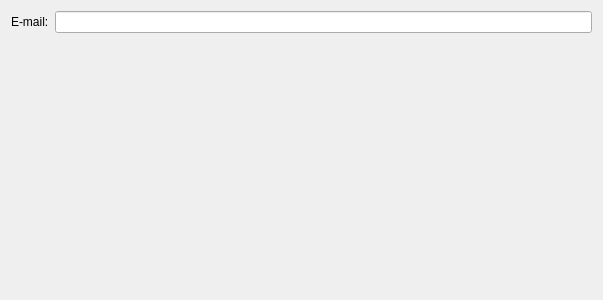
<?xml version="1.0" encoding="UTF-8"?>
<ui version="4.0">
 <class>ResetPasswordWidget</class>
 <widget class="QWidget" name="ResetPasswordWidget">
  <property name="geometry">
   <rect>
    <x>0</x>
    <y>0</y>
    <width>603</width>
    <height>300</height>
   </rect>
  </property>
  <property name="windowTitle">
   <string>Form</string>
  </property>
  <layout class="QFormLayout" name="formLayout">
   <item row="0" column="0">
    <widget class="QLabel" name="emailLabel">
     <property name="text">
      <string>E-mail:</string>
     </property>
    </widget>
   </item>
   <item row="0" column="1">
    <widget class="QLineEdit" name="emailLineEdit"/>
   </item>
  </layout>
 </widget>
 <resources/>
 <connections/>
 <slots>
  <signal>emailChanged(QString)</signal>
  <slot>setEmail(QString)</slot>
  <slot>resetEmail()</slot>
 </slots>
</ui>
